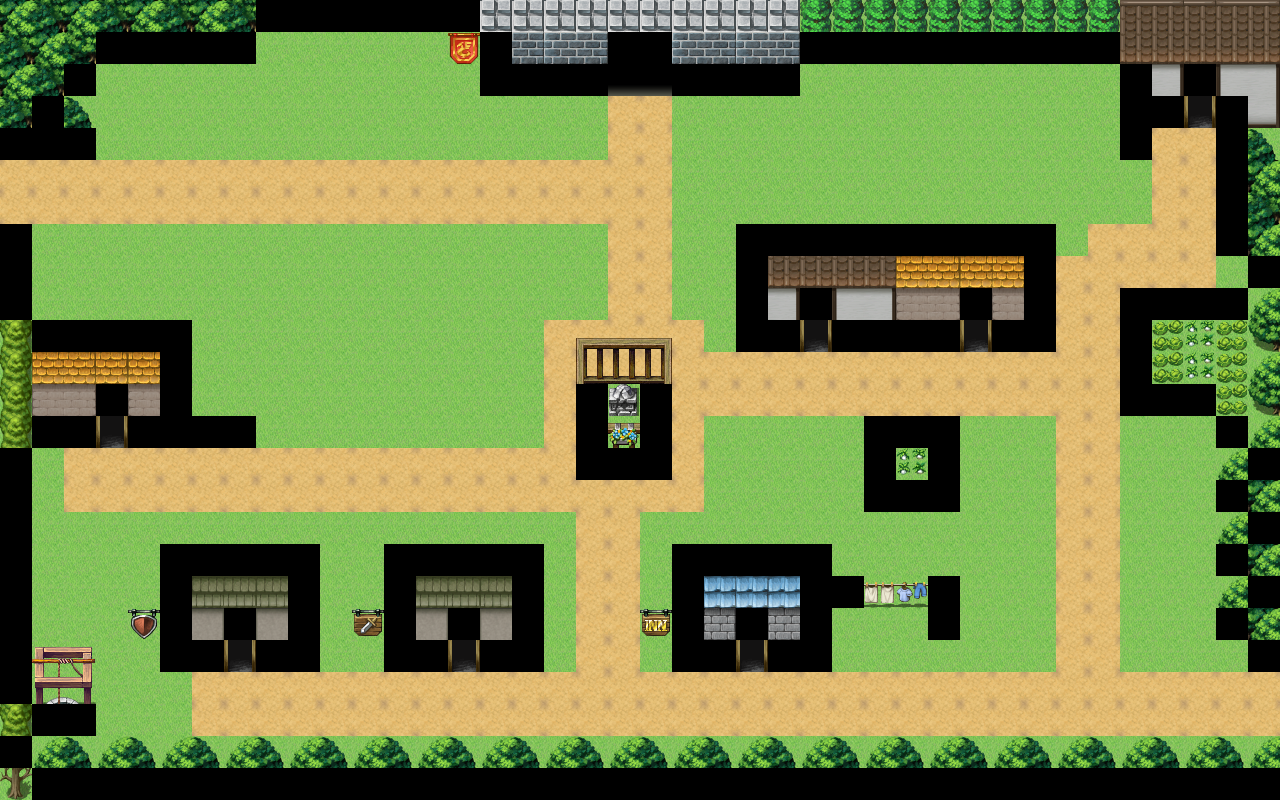

This is a level from a 2D game, rendered from its Tiled map with the project's own tilesets. A one-line summary and the map file follow, with tile-layer data summarised:
An orthogonal 40x25 tile map with 32x32 px tiles, 4 tile layers (Layer1, PlayerLayer, Layer2, CollisionLayer).

<map version="1.0" orientation="orthogonal" width="40" height="25" tilewidth="32" tileheight="32">
 <tileset firstgid="1" name="TileSets" tilewidth="32" tileheight="32">
  <image source="../Tiles/TileSets.png" width="1024" height="2016" />
 </tileset>
 <layer name="Layer1" width="40" height="25">
  <data>[1000 cells, 1000 non-empty, 46 distinct tile ids]</data>
 </layer>
 <layer name="PlayerLayer" width="40" height="25">
  <data>[1000 cells, 120 non-empty, 33 distinct tile ids]</data>
 </layer>
 <layer name="Layer2" width="40" height="25">
  <data>[1000 cells, 64 non-empty, 19 distinct tile ids]</data>
 </layer>
 <layer name="CollisionLayer" width="40" height="25">
  <data>[1000 cells, 215 non-empty, 1 distinct tile ids]</data>
 </layer>
</map>
